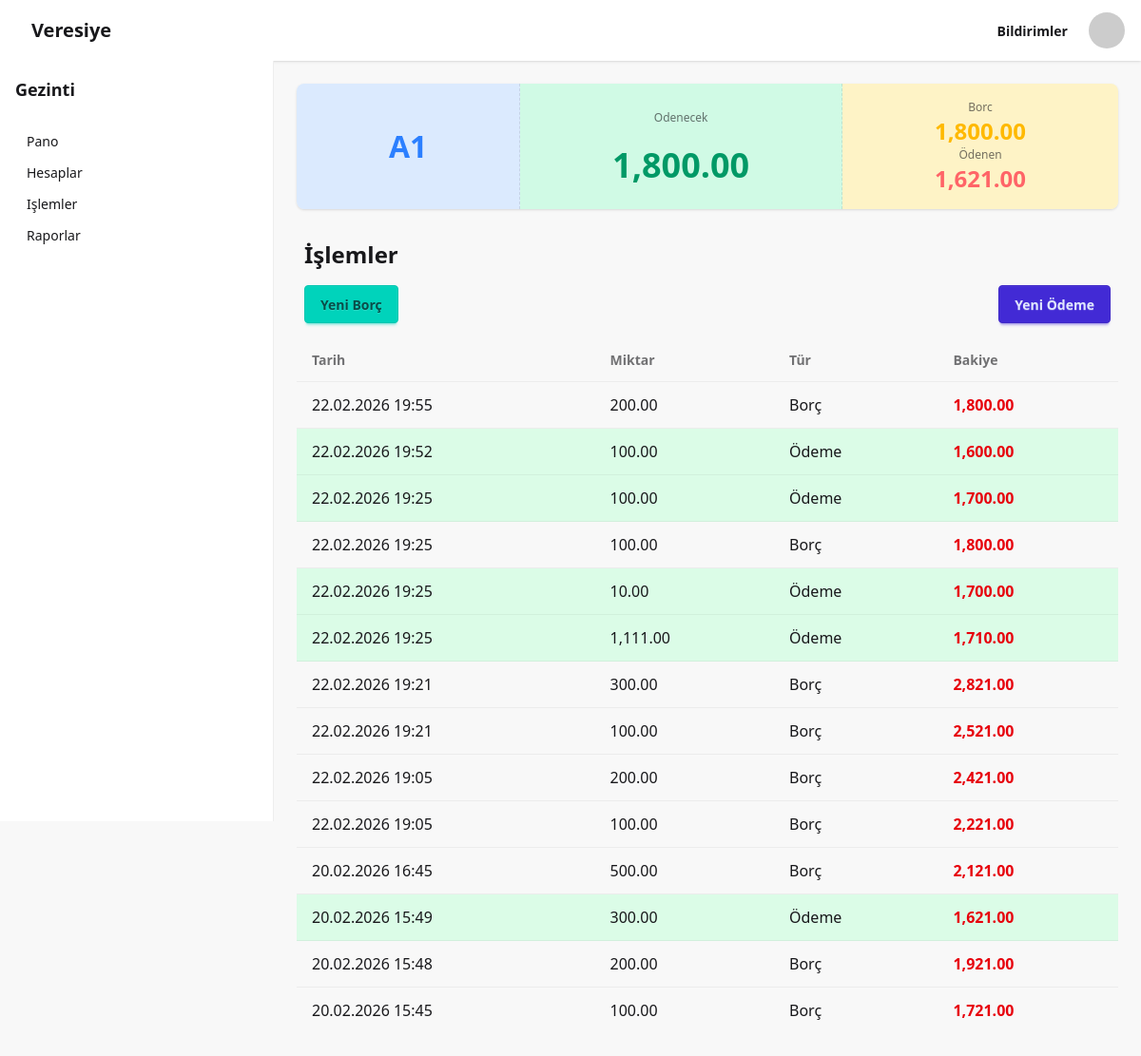
Page /apartment/A1/ on the committed database.
### main/models.py (models this page shows, shortened)
class Apartment(models.Model):
    number = models.CharField(max_length=3)
    name = models.CharField(max_length=100 ,blank=True, null=True)
    phone= models.CharField(max_length=20, blank=True, null=True)
    def total_debt(self):
        total_debt = self.transactions.filter(is_debt=True).aggregate(models.Sum('amount'))['amount__sum'] or 0
        return total_debt
    def total_payment(self):
        total_payment = self.transactions.filter(is_debt=False).aggregate(models.Sum('amount'))['amount__sum'] or 0
        return total_payment
    def total_balance(self):
        if self.transactions.exists():
            total_balance=self.transactions.filter(is_debt=True).aggregate(models.Sum('amount'))['amount__sum'] or 0 - self.transactions.filter(is_debt=False).aggregate(models.Sum('amount'))['amount__sum'] or 0
            return total_balance
        return 0
    def __str__(self):
        return self.number

class Transaction(models.Model):
    apartment = models.ForeignKey(Apartment, on_delete=models.CASCADE, related_name='transactions')
    amount = models.DecimalField(max_digits=10, decimal_places=2)
    is_debt = models.BooleanField(default=False)
    payment_method = models.CharField(max_length=50, blank=True, null=True)
    description = models.TextField(blank=True, null=True)
    date = models.DateTimeField(auto_now_add=True)
    created_by = models.ForeignKey('auth.User', on_delete=models.SET_NULL, null=True)
    updated_at = models.DateTimeField(auto_now=True)
    created_by_name = models.ForeignKey(User, on_delete=models.SET_NULL, null=True, related_name='created_transactions')
    updated_by_name = models.ForeignKey(User, on_delete=models.SET_NULL, null=True, related_name='updated_transactions')

### main/views.py (the view)
# urls.py: path('apartment/<str:apartment_number>/', views.apartment_detail, name='apartment_detail'),
def apartment_detail(request, apartment_number):
    apartment = Apartment.objects.filter(number=apartment_number).first()
    if not apartment:
        apartment=Apartment.objects.create(number=apartment_number)
    transactions = list(Transaction.objects.filter(apartment=apartment).order_by('-updated_at'))
    running_balance = apartment.total_balance()
    for transaction in transactions:
        transaction.running_balance = running_balance
        if transaction.is_debt:
            running_balance -= transaction.amount
        else:
            running_balance += transaction.amount
    apartment.total_debt = apartment.total_debt()
    apartment.total_payment = apartment.total_payment()
    apartment.total_balance = apartment.total_balance()
    context = {
        'apartment': apartment,
        'transactions': transactions,
    }
    return render(request, 'apartment_detail.html', context)

### main/templates/apartment_detail.html
{% extends "base.html" %}
{% block content %}
<div class="flex flex-col items-center justify-center mb-4 md:mb-8 w-full">
    <div id="total_stat" class="w-full">{% include "partials/total.html" %}</div>
</div>
<div class="w-full items-end px-2">
        <h2 class="text-xl md:text-2xl font-semibold mb-4">İşlemler</h2>
        <div class=" w-full justify-between flex">
            <button class="btn btn-accent btn-sm md:btn-md mb-4"
            hx-get="{% url 'main:htmx_transaction_create' apartment_number=apartment.number transaction_type='debt' %}"
            hx-target="body"
            hx-swap="beforeend">Yeni Borç</button>
            <button class="btn btn-primary btn-sm md:btn-md mb-4"
            hx-get="{% url 'main:htmx_transaction_create' apartment_number=apartment.number transaction_type='payment' %}"
            hx-target="body"
            hx-swap="beforeend">Yeni Ödeme</button>
        </div>
 </div>
<div id="transaction_table">{% include "partials/transaction_table.html" %}</div>
{% endblock content %}

### main/templates/partials/total.html
{% load humanize %}
    <div class="stats shadow flex-col sm:flex-row w-full">
        <div class="stat place-items-center bg-blue-100">
            <div class="stat-value text-blue-500">{{ apartment }}</div>
        </div>
        <div class="stat place-items-center bg-emerald-100">
            <div class="stat-title">Odenecek</div>
            <div class="stat-value text-2xl sm:text-3xl md:text-4xl text-emerald-600">{{ apartment.total_balance|floatformat:2|intcomma }}</div>
        </div>
        <div class="stat place-items-center bg-amber-100">
            <div class="stat-title">Borc</div>
            <div class="stat-value text-xl sm:text-2xl text-amber-400">{{ apartment.total_debt|floatformat:2|intcomma }}</div>
            <div class="stat-title">Ödenen</div>
            <div class="stat-value text-xl sm:text-2xl text-red-400">{{ apartment.total_payment|floatformat:2|intcomma }}</div>
        </div>
    </div>

### main/templates/partials/transaction_table.html
{% load humanize %}
<div class="overflow-x-auto w-full">
        <table class="table table-zebra w-full text-xs sm:text-sm md:text-base">
            <thead>
                <tr>
                    <th>Tarih</th>
                    <th>Miktar</th>
                    <th>Tür</th>
                    <th>Bakiye</th>
                </tr>
            </thead>
            <tbody>
                {% for transaction in transactions %}
                <tr class="{% if not transaction.is_debt %}bg-green-100{% endif %}">
                    <td>{{ transaction.updated_at|date:"d.m.Y H:i" }}</td>
                    <td>{{ transaction.amount|floatformat:2|intcomma }}</td>
                    <td>{% if transaction.is_debt %}Borç{% else %}Ödeme{% endif %}</td>
                    <td class="font-semibold {% if transaction.running_balance > 0 %}text-red-600{% elif transaction.running_balance < 0 %}text-green-600{% endif %}">{{ transaction.running_balance|floatformat:2|intcomma }}</td>
                </tr>
                {% endfor %}
            </tbody>
        </table>
</div>

### rows in the picture
Apartment: number "A1", total_balance "1,800.00", total_debt "1,800.00", total_payment "1,621.00"
Transaction: is_debt "Borç"
Transaction: is_debt "Ödeme"
Transaction: is_debt "Ödeme"
Transaction: is_debt "Borç"
Transaction: is_debt "Ödeme"
Transaction: is_debt "Ödeme"
Transaction: is_debt "Borç"
Transaction: is_debt "Borç"
Transaction: is_debt "Borç"
Transaction: is_debt "Borç"
Transaction: is_debt "Borç"
Transaction: is_debt "Ödeme"
Transaction: is_debt "Borç"
Transaction: is_debt "Borç"
